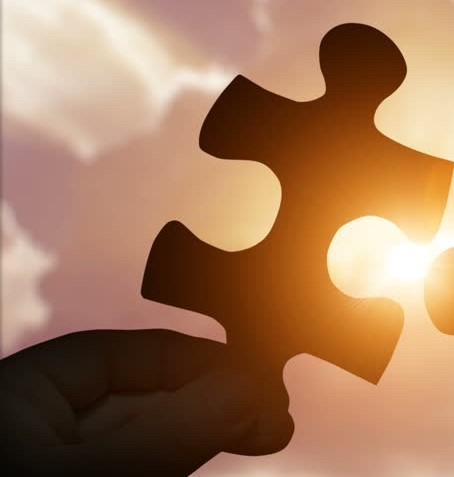
#> input picture ImageProcessing/Task3/puzzleL.jpg, 454 x 477 px
$ python collage.py
#> lines starting #> are read from the running program, lines starting #| are printed output that depends on the picture
# 📌 Take 2 images and combine them to form a single image. For example, collage

import cv2
import numpy as np

# Loading 2 images
p1 = cv2.imread('puzzleL.jpg')
#> p1 is the input picture: shape (477, 454, 3); mean B, G, R 91.9, 123.3, 165.3
p2 = cv2.imread('puzzleR.jpg')
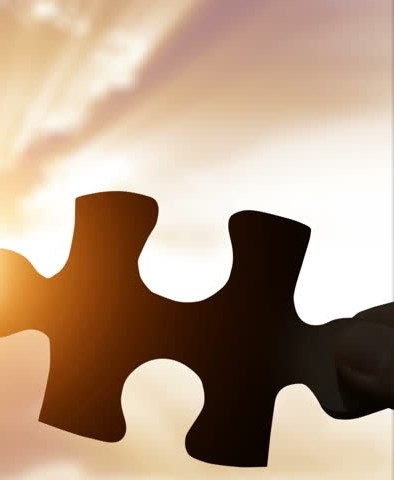
#> input picture ImageProcessing/Task3/puzzleR.jpg, 394 x 480 px
#> p2 is the input picture: shape (480, 394, 3); mean B, G, R 136, 158.4, 183.5

# displaying images
cv2.imshow('p1',p1)
cv2.imshow('p2',p2)
cv2.waitKey()
cv2.destroyAllWindows()

# combining the images using numpy array horizontal stack function
cv2.imshow('pic2',np.hstack((p1,p2[0:477,:])))
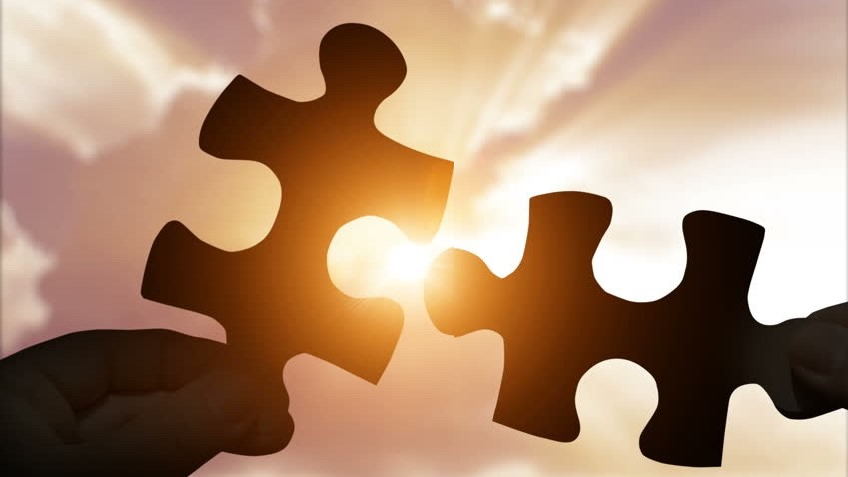
#> window 'pic2': shape (477, 848, 3); mean B, G, R 112.2, 139.4, 173.6
cv2.waitKey()
cv2.destroyAllWindows()
